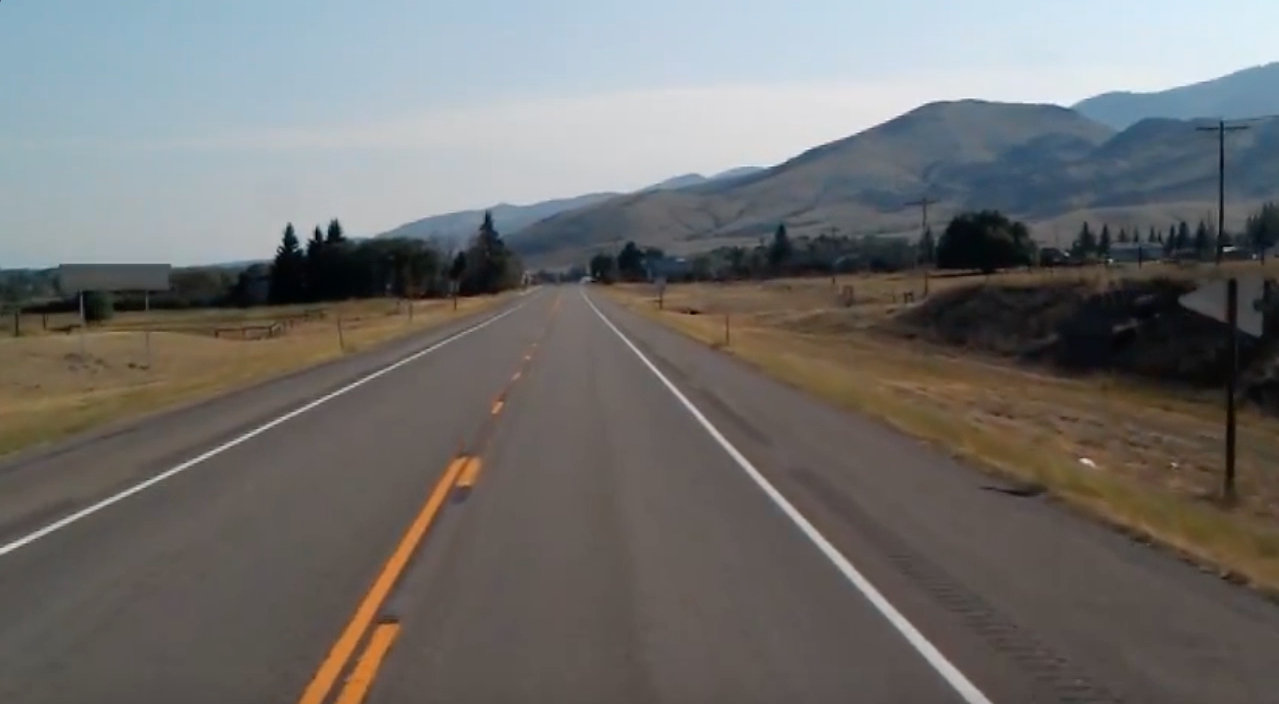
#> input picture Module 1 - Steps to Deep Learning/Extra Class - ComputerVision Using OpenCV/Lane Detection/exercise/dataset/lane_single_image.jpg, 1279 x 704 px, found by its file name
$ jupyter execute --allow-errors CVF_2-Lane-Detection-Solution.ipynb
#> lines starting #> are read from the running program, lines starting #| are printed output that depends on the picture; after the words box and inside, x2 and y2 are one past the last pixel; in counts of white or black regions, pixels touching at a corner belong together; pictures that were not available may be replaced by others from this repository, and a replacement may not be noted
[cell 1]
#### Lane Detection Algorithm

[cell 2]
import numpy as np
import cv2

[cell 3]
#Question 1
image = cv2.imread("/Deep-Learning/Module 1 - Steps to Deep Learning/Extra Class - ComputerVision Using OpenCV/Lane Detection/exercise/dataset/lane_single_image.jpg")
#> image is the input picture: shape (704, 1279, 3); mean B, G, R 109.7, 111.3, 112.3
grayscale = cv2.cvtColor(image, cv2.COLOR_BGR2GRAY)
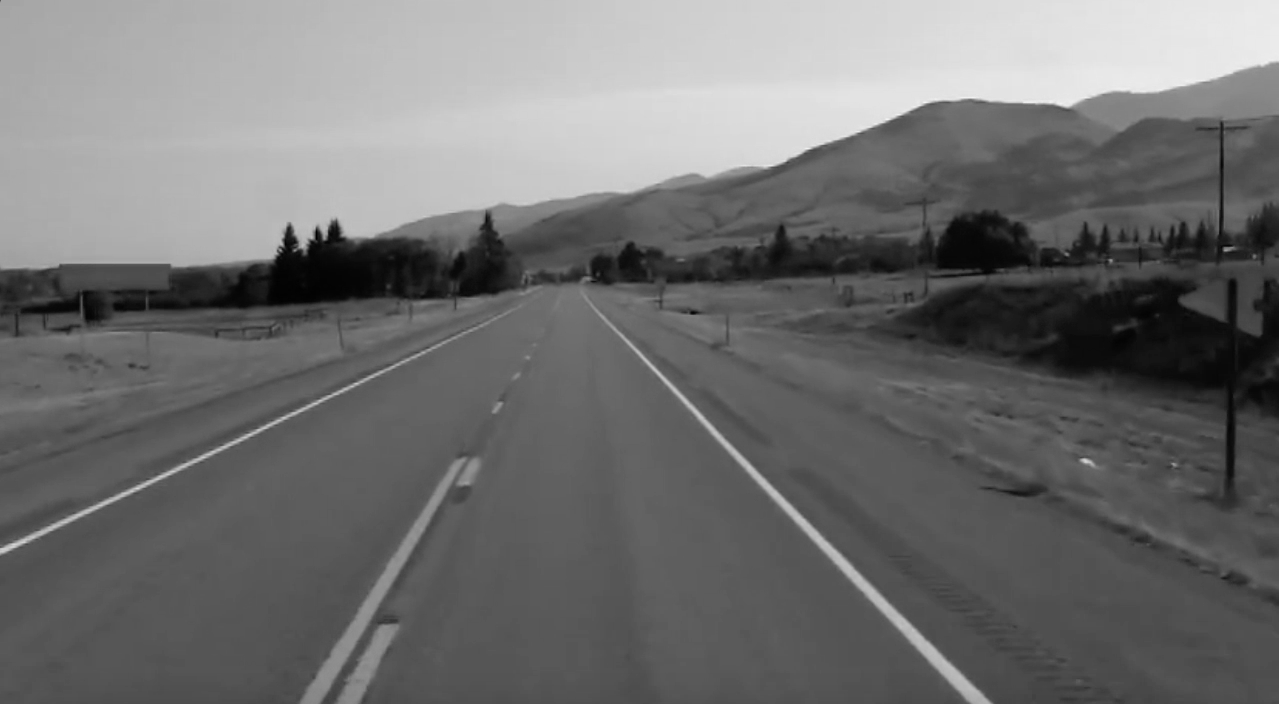
#> grayscale: shape (704, 1279); min 0, max 244, mean 111.4
print("total intensities: ", sum(sum(grayscale)))
#| total intensities:  162333

[cell 4]
# Question 2
kernel_size = 5
blur = cv2.GaussianBlur(grayscale, (kernel_size, kernel_size), 0)
print("total intensities: ", sum(sum(blur)))
#| total intensities:  159945

[cell 5]
# Question 3
low_t = 50
high_t = 150
edges = cv2.Canny(blur, low_t, high_t)
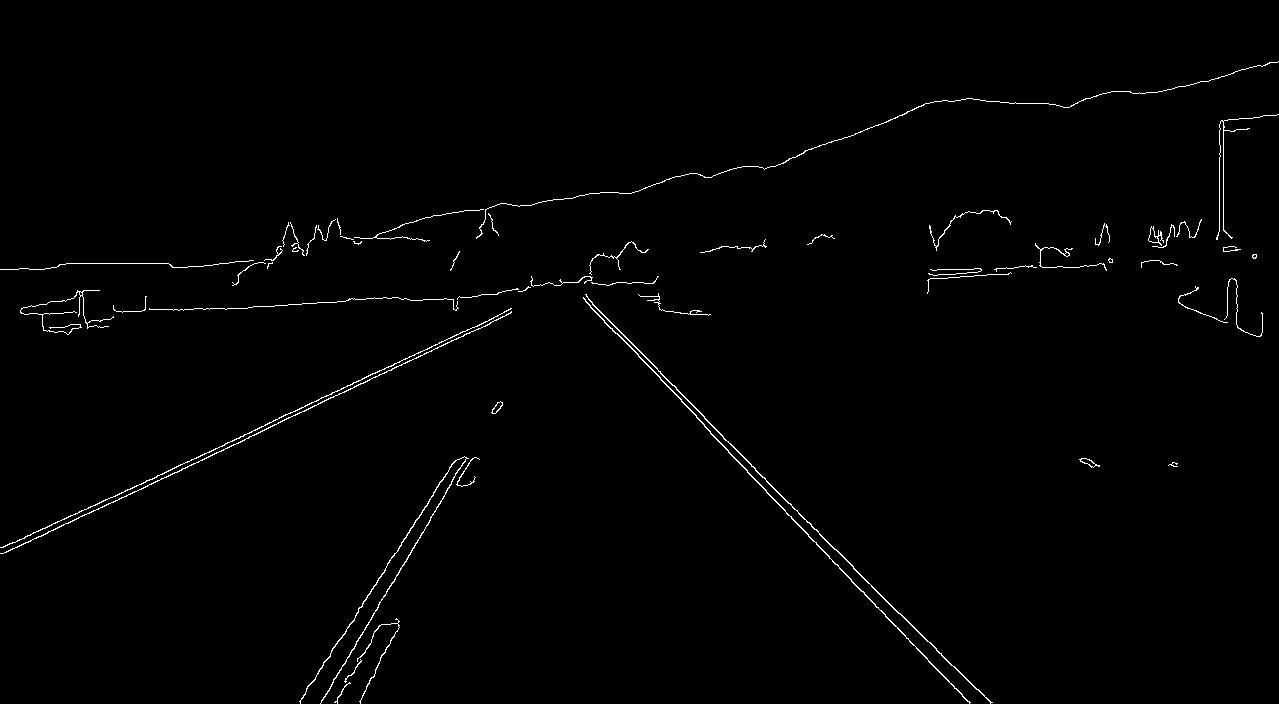
#> edges: shape (704, 1279); 0.98% white in thin lines or dots
print("total intensities: ", sum(sum(edges)))
#| total intensities:  318588

[cell 6]
# Question 4
def limit_research_space(image):
	mask = np.zeros_like(image)
	ignore_mask_color = 255
	# creating a polygon to focus only on the road in the picture
	# we have created this polygon in accordance to how the camera was placed
	rows, cols = image.shape[:2]
	bottom_left = [cols * 0.1, rows * 0.95]
	top_left	 = [cols * 0.4, rows * 0.6]
	bottom_right = [cols * 0.9, rows * 0.95]
	top_right = [cols * 0.6, rows * 0.6]
	vertices = np.array([[bottom_left, top_left, top_right, bottom_right]], dtype=np.int32)
	# filling the polygon with white color and generating the final mask
	cv2.fillPoly(mask, vertices, ignore_mask_color)
	# performing Bitwise AND on the input image and mask to get only the edges on the road
	masked_image = cv2.bitwise_and(image, mask)
	return masked_image
region = limit_research_space(edges)
#> in limit_research_space, `masked_image = cv2.bitwise_and(image, mask)`:
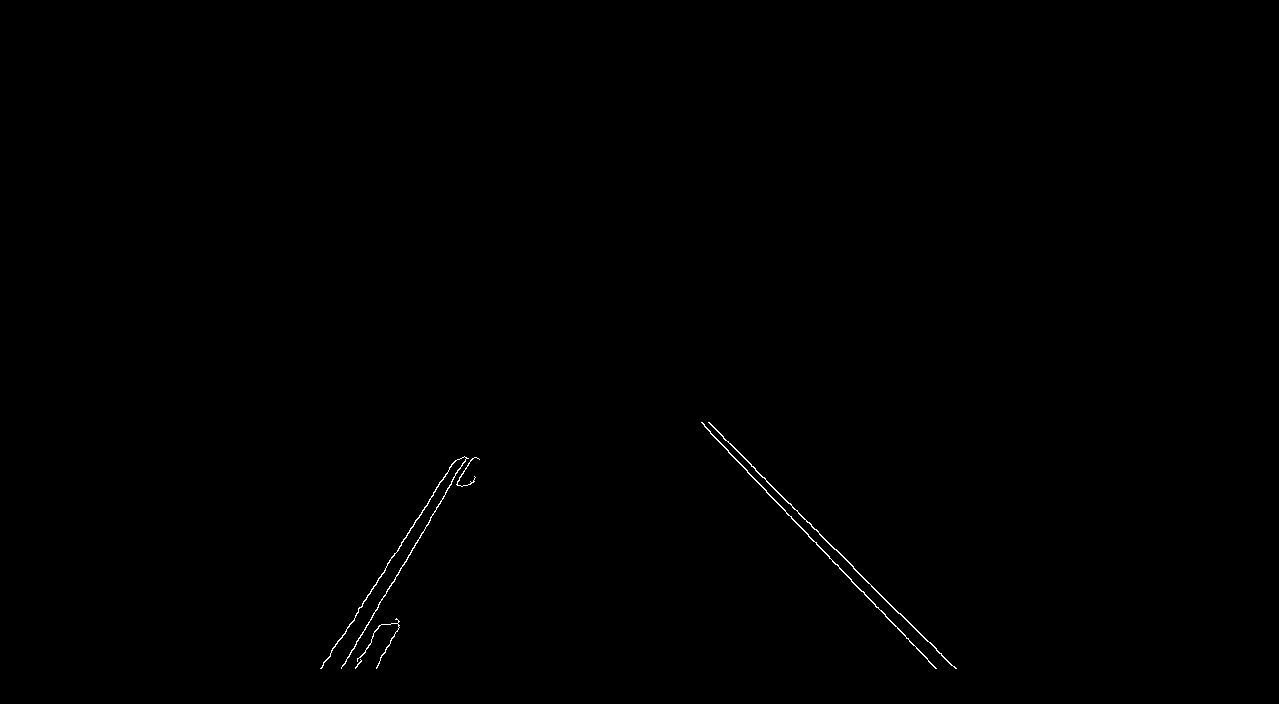
#> masked_image: shape (704, 1279); 0.2% white in thin lines or dots, all inside (x1, y1, x2, y2) = (320, 422, 957, 669)
print("total intensities: ", sum(sum(region)))
#| total intensities:  104652

[cell 7]
# Question 5: Use hough transform to detect left and right lane
def hough_transform(image):
	"""
	Determine and cut the region of interest in the input image.
	Parameter:
		image: grayscale image which should be an output from the edge detector
	"""
	# Distance resolution of the accumulator in pixels.
	rho = 1
	# Angle resolution of the accumulator in radians.
	theta = np.pi/180
	# Only lines that are greater than threshold will be returned.
	threshold = 20
	# Line segments shorter than that are rejected.
	minLineLength = 20
	# Maximum allowed gap between points on the same line to link them
	maxLineGap = 500
	# function returns an array containing dimensions of straight lines
	# appearing in the input image
	return cv2.HoughLinesP(image, rho = rho, theta = theta, threshold = threshold,
						minLineLength = minLineLength, maxLineGap = maxLineGap)

hough = hough_transform(region)
#> hough = 17 rows, first 6: [723, 438, 898, 613], [710, 433, 936, 668], [320, 668, 455, 460], [341, 667, 466, 458], [709, 422, 955, 668], [342, 666, 472, 458]
print("Dimensions of straight lines", hough.shape)
#| Dimensions of straight lines (17, 1, 4)

[cell 8]
# Question 6: Draw the left and right lane to the screen

def average_slope_intercept(lines):
	"""
	Find the slope and intercept of the left and right lanes of each image.
	Parameters:
		lines: output from Hough Transform
	"""
	left_lines = [] #(slope, intercept)
	left_weights = [] #(length,)
	right_lines = [] #(slope, intercept)
	right_weights = [] #(length,)

	for line in lines:
		for x1, y1, x2, y2 in line:
			if x1 == x2:
				continue
			# calculating slope of a line
			slope = (y2 - y1) / (x2 - x1)
			# calculating intercept of a line
			intercept = y1 - (slope * x1)
			# calculating length of a line
			length = np.sqrt(((y2 - y1) ** 2) + ((x2 - x1) ** 2))
			# slope of left lane is negative and for right lane slope is positive
			if slope < 0:
				left_lines.append((slope, intercept))
				left_weights.append((length))
			else:
				right_lines.append((slope, intercept))
				right_weights.append((length))
	#
	left_lane = np.dot(left_weights, left_lines) / np.sum(left_weights) if len(left_weights) > 0 else None
	right_lane = np.dot(right_weights, right_lines) / np.sum(right_weights) if len(right_weights) > 0 else None
	return left_lane, right_lane


def pixel_points(y1, y2, line):
	"""
	Converts the slope and intercept of each line into pixel points.
		Parameters:
			y1: y-value of the line's starting point.
			y2: y-value of the line's end point.
			line: The slope and intercept of the line.
	"""
	if line is None:
		return None
	slope, intercept = line
	x1 = int((y1 - intercept)/slope)
	x2 = int((y2 - intercept)/slope)
	y1 = int(y1)
	y2 = int(y2)
	return ((x1, y1), (x2, y2))

def lane_lines(image, lines):
	"""
	Create full lenght lines from pixel points.
		Parameters:
			image: The input test image.
			lines: The output lines from Hough Transform.
	"""
	left_lane, right_lane = average_slope_intercept(lines)
#> the loop in average_slope_intercept, `for line in lines:` made 17 passes
#> after the loop in average_slope_intercept, `for line in lines:`: left_lines = [(-1.54, 1161), (-1.67, 1237.2), (-1.6, 1213.2), (-1.95, 1363), (-1.94, 1400.6), (-2.06, 1442.1), (-1.6, 1182.8), (-2.14, 1427.7)]; left_weights = [248, 243.5, 245.3, 219.1, 196.8, 233.5, 205.3, 224.1]; right_lines = [(1, -285), (1.04, -305.3), (1, -287), (1.04, -303.1), (1, -286), (1, -286), (0.939, -233.3), (1.04, -301.2), (1, -286)]; right_weights = [247.5, 326, 347.9, 161.2, 39.6, 39.6, 201.6, 243.3, 343.7]
#> in average_slope_intercept, `left_lane = np.dot(left_weights, left_lines) / np.sum(left_weights) if..`: left_lane = [-1.81, 1300.2]
#> in average_slope_intercept, `right_lane = np.dot(right_weights, right_lines) / np.sum(right_weights..`: right_lane = [1.01, -287.1]
	y1 = image.shape[0]
	y2 = y1 * 0.6
	left_line = pixel_points(y1, y2, left_lane)
	right_line = pixel_points(y1, y2, right_lane)
	return left_line, right_line


def draw_lane_lines(image, lines, color=[0, 255, 0], thickness=12):
	"""
	Draw lines onto the input image.
		Parameters:
			image: The input test image (video frame in our case).
			lines: The output lines from Hough Transform.
			color (Default = red): Line color.
			thickness (Default = 12): Line thickness.
	"""
	line_image = np.zeros_like(image)
	for line in lines:
		if line is not None:
			cv2.line(line_image, *line, color, thickness)
	return cv2.addWeighted(image, 1.0, line_image, 1.0, 0.0)

result = draw_lane_lines(image, lane_lines(image, hough))
#> in lane_lines, `left_lane, right_lane = average_slope_intercept(lines)`: left_lane = [-1.81, 1300.2]; right_lane = [1.01, -287.1]
#> in pixel_points, `slope, intercept = line`: slope = -1.81; intercept = 1300.2
#> in pixel_points, `x1 = int((y1 - intercept)/slope)`: x1 = 330
#> in pixel_points, `x2 = int((y2 - intercept)/slope)`: x2 = 486
#> in lane_lines, `left_line = pixel_points(y1, y2, left_lane)`: left_line = ((330, 704), (486, 422))
#> in lane_lines, `right_line = pixel_points(y1, y2, right_lane)`: right_line = ((983, 704), (704, 422))
#> the loop in draw_lane_lines, `for line in lines:` made 2 passes
#> line on passes 1 to 2: ((330, 704), (486, 422)), ((983, 704), (704, 422))
#> after the loop in draw_lane_lines, `for line in lines:`:
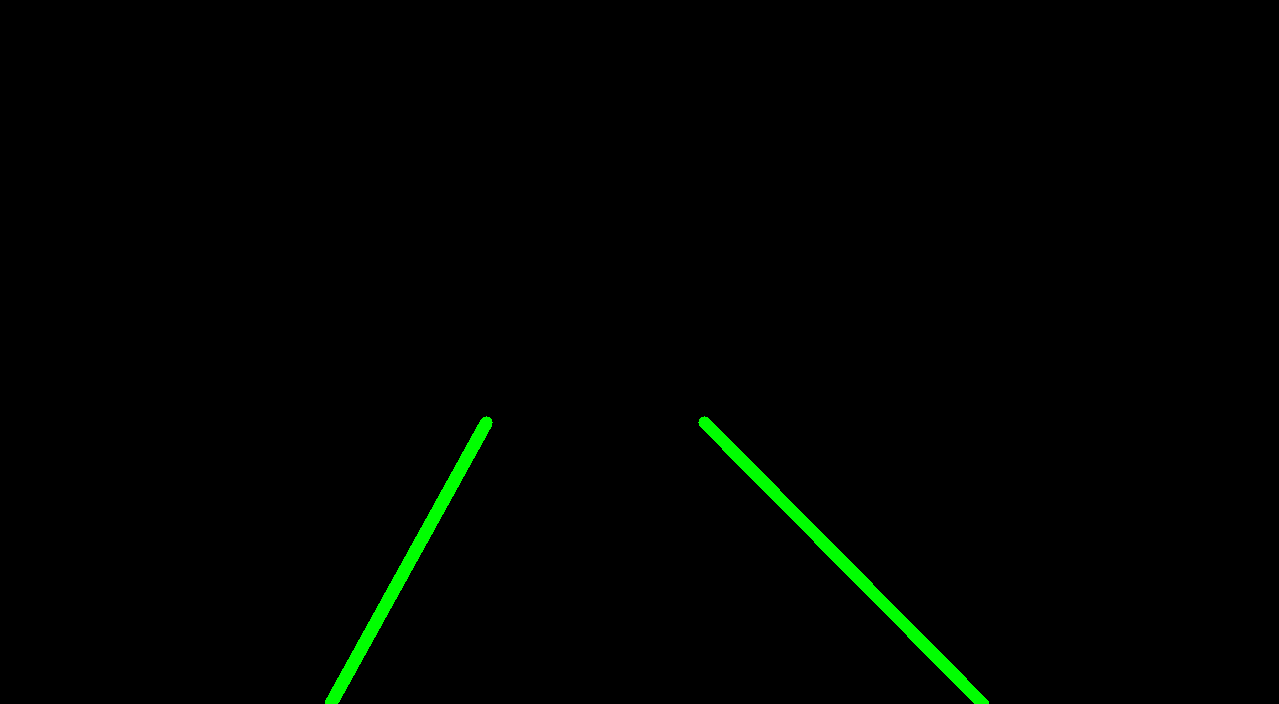
#> line_image: shape (704, 1279, 3); mean B, G, R 0, 2.6, 0
cv2.imshow("result",result)
cv2.waitKey(0)
cv2.destroyAllWindows()
print("Image result's resolution", result.shape)
#| Image result's resolution (704, 1279, 3)
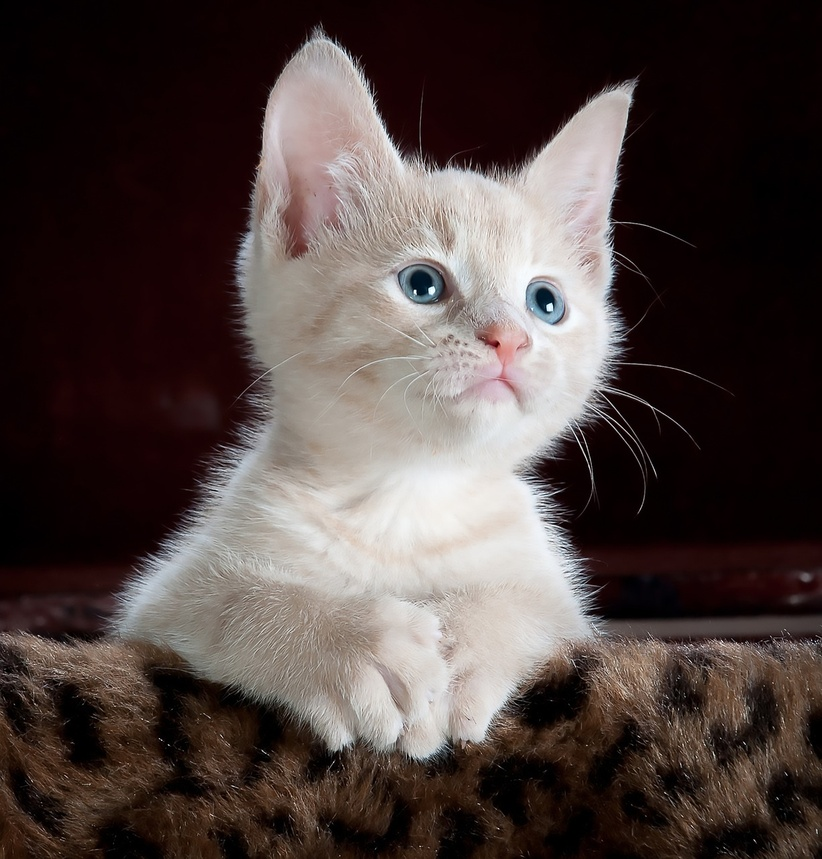
#> input picture Module 1 - Steps to Deep Learning/Extra Class - ComputerVision Using OpenCV/Lane Detection/theory/cat_image.jpeg, 822 x 859 px, shrunk from 1225 x 1280 before the run, given in place of lane_video.mp4, which was not available
#> further down, frame is the input picture: shape (859, 822, 3); mean B, G, R 64.1, 66.7, 78.3

[cell 9]
#Question 7
#Lane detection for video image
import cv2
cap = cv2.VideoCapture("/Deep-Learning/Module 1 - Steps to Deep Learning/Extra Class - ComputerVision Using OpenCV/Lane Detection/exercise/dataset/lane_video.mp4")

#> (the rest of this cell did not finish here and is left out)

[cell 10]
def limit_research_space(image):
	mask = np.zeros_like(image)
	ignore_mask_color = 255
	# creating a polygon to focus only on the road in the picture
	# we have created this polygon in accordance to how the camera was placed
	rows, cols = image.shape[:2]
	bottom_left = [cols * 0.1, rows * 0.95]
	top_left	 = [cols * 0.4, rows * 0.6]
	bottom_right = [cols * 0.9, rows * 0.95]
	top_right = [cols * 0.6, rows * 0.6]
	vertices = np.array([[bottom_left, top_left, top_right, bottom_right]], dtype=np.int32)
	# filling the polygon with white color and generating the final mask
	cv2.fillPoly(mask, vertices, ignore_mask_color)
	# performing Bitwise AND on the input image and mask to get only the edges on the road
	masked_image = cv2.bitwise_and(image, mask)
	return masked_image

[cell 11]
def hough_transform(image):
	"""
	Determine and cut the region of interest in the input image.
	Parameter:
		image: grayscale image which should be an output from the edge detector
	"""
	# Distance resolution of the accumulator in pixels.
	rho = 1
	# Angle resolution of the accumulator in radians.
	theta = np.pi/180
	# Only lines that are greater than threshold will be returned.
	threshold = 20
	# Line segments shorter than that are rejected.
	minLineLength = 20
	# Maximum allowed gap between points on the same line to link them
	maxLineGap = 500
	# function returns an array containing dimensions of straight lines
	# appearing in the input image
	return cv2.HoughLinesP(image, rho = rho, theta = theta, threshold = threshold,
						minLineLength = minLineLength, maxLineGap = maxLineGap)

[cell 12]
def average_slope_intercept(lines):
	"""
	Find the slope and intercept of the left and right lanes of each image.
	Parameters:
		lines: output from Hough Transform
	"""
	left_lines = [] #(slope, intercept)
	left_weights = [] #(length,)
	right_lines = [] #(slope, intercept)
	right_weights = [] #(length,)

	for line in lines:
		for x1, y1, x2, y2 in line:
			if x1 == x2:
				continue
			# calculating slope of a line
			slope = (y2 - y1) / (x2 - x1)
			# calculating intercept of a line
			intercept = y1 - (slope * x1)
			# calculating length of a line
			length = np.sqrt(((y2 - y1) ** 2) + ((x2 - x1) ** 2))
			# slope of left lane is negative and for right lane slope is positive
			if slope < 0:
				left_lines.append((slope, intercept))
				left_weights.append((length))
			else:
				right_lines.append((slope, intercept))
				right_weights.append((length))
	#
	left_lane = np.dot(left_weights, left_lines) / np.sum(left_weights) if len(left_weights) > 0 else None
	right_lane = np.dot(right_weights, right_lines) / np.sum(right_weights) if len(right_weights) > 0 else None
	return left_lane, right_lane


def pixel_points(y1, y2, line):
	"""
	Converts the slope and intercept of each line into pixel points.
		Parameters:
			y1: y-value of the line's starting point.
			y2: y-value of the line's end point.
			line: The slope and intercept of the line.
	"""
	if line is None:
		return None
	slope, intercept = line
	x1 = int((y1 - intercept)/slope)
	x2 = int((y2 - intercept)/slope)
	y1 = int(y1)
	y2 = int(y2)
	return ((x1, y1), (x2, y2))

def lane_lines(image, lines):
	"""
	Create full lenght lines from pixel points.
		Parameters:
			image: The input test image.
			lines: The output lines from Hough Transform.
	"""
	left_lane, right_lane = average_slope_intercept(lines)
	y1 = image.shape[0]
	y2 = y1 * 0.6
	left_line = pixel_points(y1, y2, left_lane)
	right_line = pixel_points(y1, y2, right_lane)
	return left_line, right_line


def draw_lane_lines(image, lines, color=[0, 255, 0], thickness=12):
	"""
	Draw lines onto the input image.
		Parameters:
			image: The input test image (video frame in our case).
			lines: The output lines from Hough Transform.
			color (Default = red): Line color.
			thickness (Default = 12): Line thickness.
	"""
	line_image = np.zeros_like(image)
	for line in lines:
		if line is not None:
			cv2.line(line_image, *line, color, thickness)
	return cv2.addWeighted(image, 1.0, line_image, 1.0, 0.0)

[cell 13]
def detect_lane_single_image(image):

	# Step 1: Convert the RGB image to Gray scale
	grayscale = cv2.cvtColor(image, cv2.COLOR_BGR2GRAY)

	# Step 2: Remove noise in the input image using Gaussian Filter
	kernel_size = 5
	blur = cv2.GaussianBlur(grayscale, (kernel_size, kernel_size), 0)

	# Step 3: Detect edges using Canny Algorithm
	low_t = 50
	high_t = 150
	edges = cv2.Canny(blur, low_t, high_t)

	# Step 4: Limit the search space based on the edge information for finding the lane region
	region = limit_research_space(edges)

    # Step 5: Use hough transform to detect left and right lane
	hough = hough_transform(region)


	# Step 6: Draw the left and right lane to the screen
	result = draw_lane_lines(image, lane_lines(image, hough))

	return result

[cell 14]
def close_window_os():
    cv2.destroyAllWindows()
    for i in range (1,5): #trick for closing the display window on macos
        cv2.waitKey(1)

[cell 15]
#Lane detection for single image
image = cv2.imread("/Deep-Learning/Module 1 - Steps to Deep Learning/Extra Class - ComputerVision Using OpenCV/Lane Detection/exercise/dataset/lane_single_image.jpg")
result = detect_lane_single_image(image)
#> in average_slope_intercept, `left_lane = np.dot(left_weights, left_lines) / np.sum(left_weights) if..`: left_lane = [-1.81, 1300.2]
#> in average_slope_intercept, `right_lane = np.dot(right_weights, right_lines) / np.sum(right_weights..`: right_lane = [1.01, -287.1]
#> in lane_lines, `left_lane, right_lane = average_slope_intercept(lines)`: left_lane = [-1.81, 1300.2]; right_lane = [1.01, -287.1]
#> in pixel_points, `slope, intercept = line`: slope = -1.81; intercept = 1300.2
#> in pixel_points, `x1 = int((y1 - intercept)/slope)`: x1 = 330
#> in pixel_points, `x2 = int((y2 - intercept)/slope)`: x2 = 486
#> in lane_lines, `left_line = pixel_points(y1, y2, left_lane)`: left_line = ((330, 704), (486, 422))
#> in lane_lines, `right_line = pixel_points(y1, y2, right_lane)`: right_line = ((983, 704), (704, 422))
cv2.imshow("result",result)
cv2.waitKey(0)
close_window_os()
